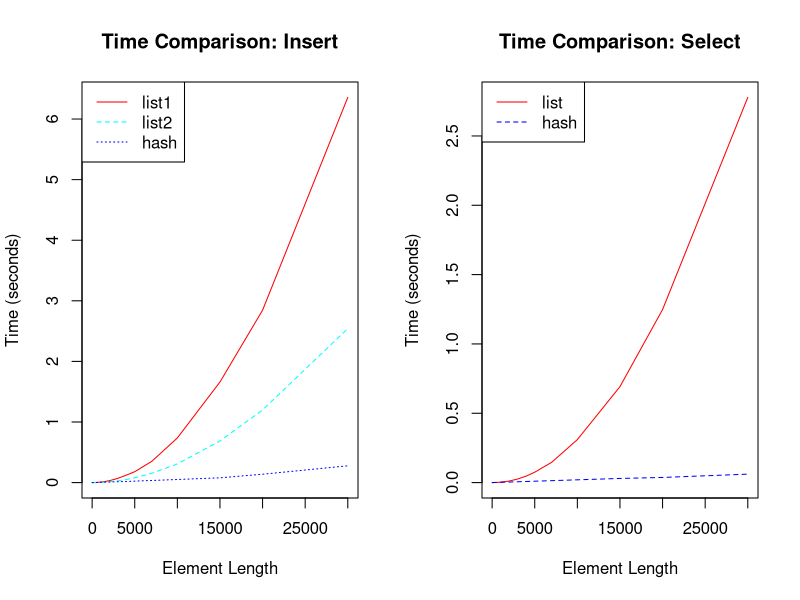

Write R code to recreate this figure.
# Encoding: utf8
library(hash)

list1.insert.test <- function(len) {
  a <- list()
  res <- system.time({
    for(i in 1:len)
      a[[as.character(i)]] <- i
  })
  res[3]
}

list2.insert.test <- function(len) {
  a <- list()
  res <- system.time({
    for(i in 1:len)
      a <- c(a,i)
    names(a) <- 1:len
  })
  res[3]
}

hash.insert.test <- function(len) {
  a <- hash()
  res <- system.time({
    for(i in 1:len)
      a[[as.character(i)]] <- i
  })
  clear(a)
  res[3]
}

list.select.test <- function(len) {
  a <- hash(1:len,1:len)
  b <- as.list(a)
  clear(a)
  x <- names(b)
  res <- system.time({ invisible(sapply(x,
                                        function(i) {
                                          b[[i]]
                                        }))
  })
  res[3]
}

hash.select.test <- function(len) {
  a <- hash(1:len,1:len)
  x <- keys(a)
  res <- system.time({ invisible(sapply(x,
                                        function(i) {
                                          a[[i]]
                                        }))
  })
  clear(a)
  res[3]
}

run.test <- function(fun, x, .progress='text') {
  require(plyr)
  laply(x,fun,.progress=.progress)
}

### ------ Main ------
x <- c(10,100,200,300,400,500,600,800,1000,1500,
       2000,3000,4000,5000,7000,10000,15000,20000,30000)
list1.insert.time <- run.test(list1.insert.test, x)
list2.insert.time <- run.test(list2.insert.test, x)
hash.insert.time <- run.test(hash.insert.test, x)
p <- par(mfrow=c(1,2))
plot(x, list1.insert.time, type='l', 
     col='red',lty=1,
     ylim=range(c(list1.insert.time,list2.insert.time,hash.insert.time)),
     main='Time Comparison: Insert',
     xlab='Element Length',ylab='Time (seconds)')
lines(x, list2.insert.time, col='cyan', lty=2)
lines(x, hash.insert.time, col='blue', lty=3)
legend('topleft', c('list1','list2','hash'), col=c('red','cyan','blue'), lty=c(1,2,3))

list.select.time <- run.test(list.select.test, x)
hash.select.time <- run.test(hash.select.test, x)
plot(x, list.select.time, type='l',
     col='red',lty=1,
     ylim=range(c(list.select.time,hash.select.time)),
     main='Time Comparison: Select',
     xlab='Element Length',ylab='Time (seconds)')
lines(x, hash.select.time, col='blue', lty=2)
legend('topleft', c('list','hash'), col=c('red','blue'), lty=c(1,2))
par(p)
